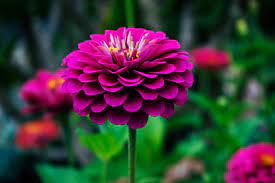
#> input picture contrast streching and resize/download.jpg, 275 x 183 px
$ jupyter execute main.ipynb
#> lines starting #> are read from the running program, lines starting #| are printed output that depends on the picture
[cell 1]
import cv2
from matplotlib import pyplot as plt

image = cv2.imread("download.jpg")
#> image is the input picture: shape (183, 275, 3); mean B, G, R 54.9, 55, 60.7

h, w, z = image.shape
#> h = 183; w = 275; z = 3

print("the width: ", w)
#| the width:  275
print("the height: ", h)
#| the height:  183

new_width_height = (100, 500)

new_image = cv2.resize(image, new_width_height)
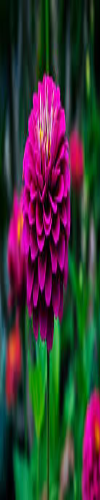
#> new_image: shape (500, 100, 3); mean B, G, R 54.7, 54.9, 60.6

new_image_two = cv2.resize(image, (0, 0), fx=2, fy=3, interpolation=cv2.INTER_CUBIC)
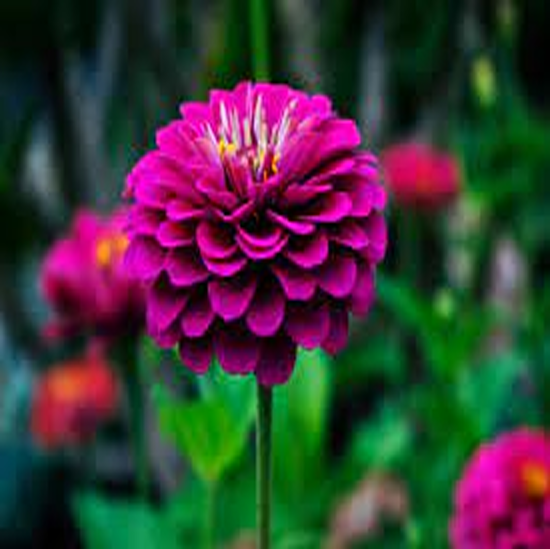
#> new_image_two: shape (549, 550, 3); mean B, G, R 54.9, 55.1, 60.7
plt.subplot(121),
plt.imshow(new_image)

plt.subplot(122), plt.imshow(new_image_two)
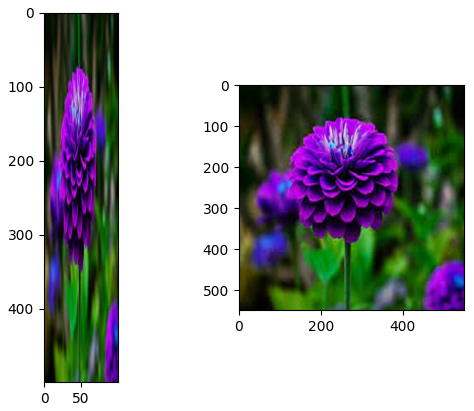
#> figure drawn by matplotlib, 2 panels; B, G, R data is drawn as R, G, B

[cell 2]
import cv2

image = cv2.imread("download.jpg")

blue_image = cv2.calcHist([image], [0], None, [256], [0,256])
#> blue_image = 256 values, max 1433 at index 0, min 0 at index 246, mean 196.6
red_image = cv2.calcHist([image], [1], None, [256], [0, 265])
#> red_image = 256 values, max 4602 at index 0, min 0 at index 205, mean 196.6
green_image = cv2.calcHist([image], [2], None, [256], [0, 265])
#> green_image = 256 values, max 6210 at index 0, min 0 at index 247, mean 196.6

plt.subplot(311), plt.title("blue histogram"), plt.bar(range(0, 256), blue_image.flatten().tolist(), color="blue")
plt.subplot(312), plt.title("red histogram"), plt.bar(range(0, 256), red_image.flatten().tolist(), color="red")
plt.subplot(313), plt.title("green histogram"), plt.bar(range(0, 256), green_image.flatten().tolist(), color="green")
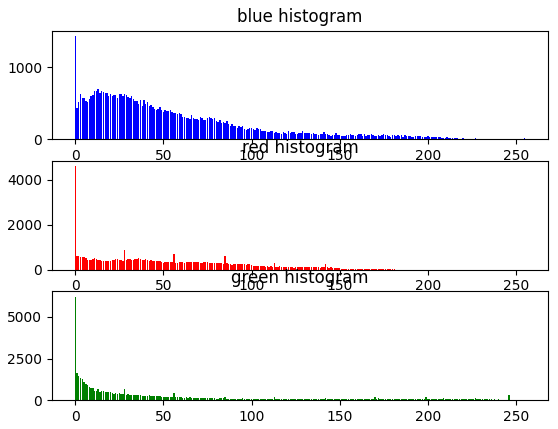
#> figure drawn by matplotlib, 3 panels; panel 1: tallest bar 1433 high, from x = -0.4 to 0.4; panel 2: tallest bar 4602 high, from x = -0.4 to 0.4; panel 3: tallest bar 6210 high, from x = -0.4 to 0.4

[cell 3]
from PIL import Image
from matplotlib import pyplot as plt

image = Image.open("contrast.png")
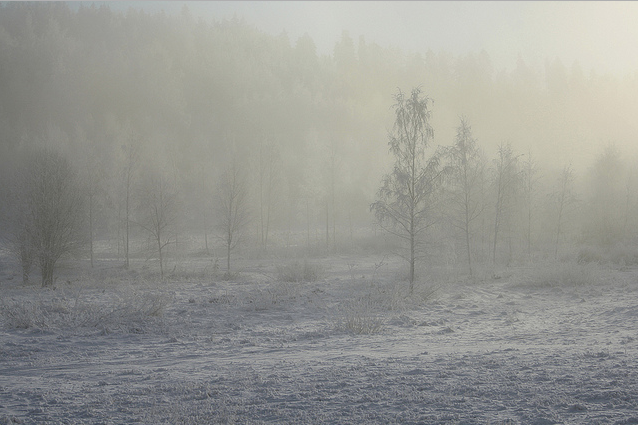
#> input picture contrast streching and resize/contrast.png, 638 x 425 px
#> image is the input picture: PIL image 638x425 RGBA; mean R, G, B, A 149.9, 150.6, 145.7, 255

multiChannel = image.split()

_, bins, binary = plt.hist(list(multiChannel[1].getdata()), bins=range(0, 256), color="red" )
#> bins = 256 values from 0 to 255; binary = 255 items

countsfor_r = multiChannel[0].histogram()
#> countsfor_r = 256 values, max 3850 at index 143, min 0 at index 0, mean 1059.2
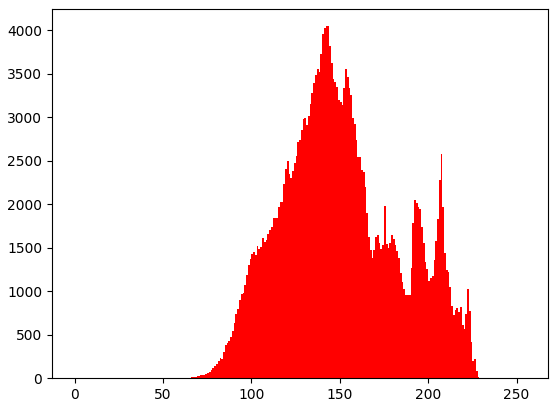
#> figure drawn by matplotlib, 1 panel

[cell 4]
plt.bar(range(0, 256), countsfor_r, color="red")
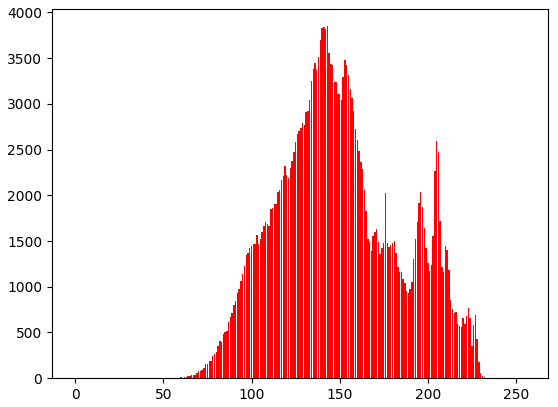
#> figure drawn by matplotlib, 1 panel; tallest bar 3850 high, from x = 142.6 to 143.4

[cell 5]
def strachContrast(ex):
    iI  = ex
    minI    = 86
    maxI    = 230
    minO    = 0
    maxO    = 255
    iO      = (iI-minI)*(((maxO-minO)/(maxI-minI))+minO)
    return iO


red_Channel = multiChannel[0].point(strachContrast)
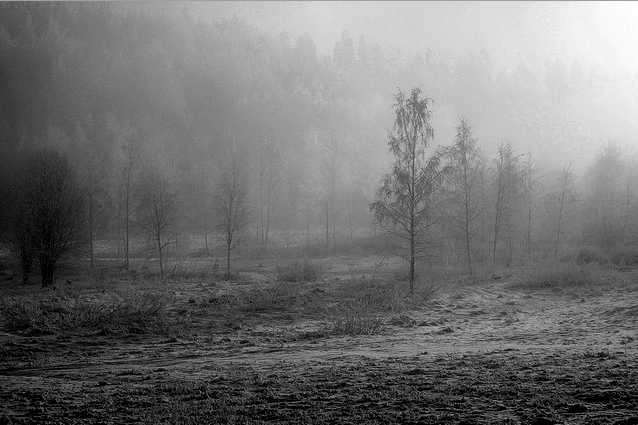
#> red_Channel: PIL image 638x425 L; min 0, max 255, mean 113.3
blue_Channel = multiChannel[1].point(strachContrast)
green_Channel = multiChannel[2].point(strachContrast)
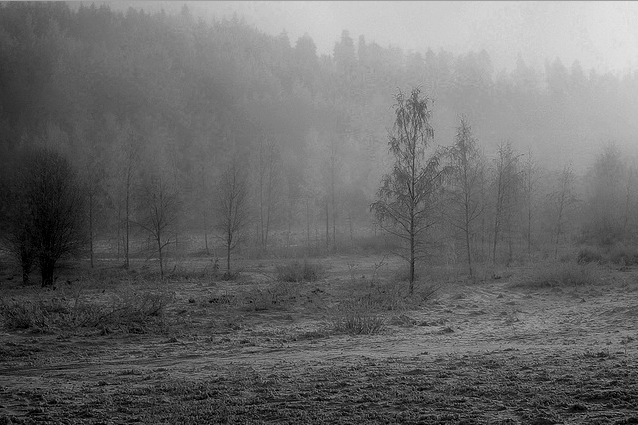
#> green_Channel: PIL image 638x425 L; min 0, max 228, mean 105.8

final_image = Image.merge("RGB", (red_Channel, blue_Channel, green_Channel))
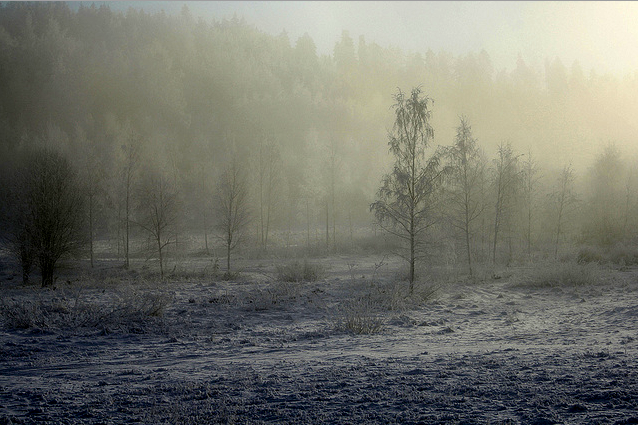
#> final_image: PIL image 638x425 RGB; mean R, G, B 113.3, 114.5, 105.8

plt.subplot(121), plt.imshow(image)
plt.subplot(122), plt.imshow(final_image)
